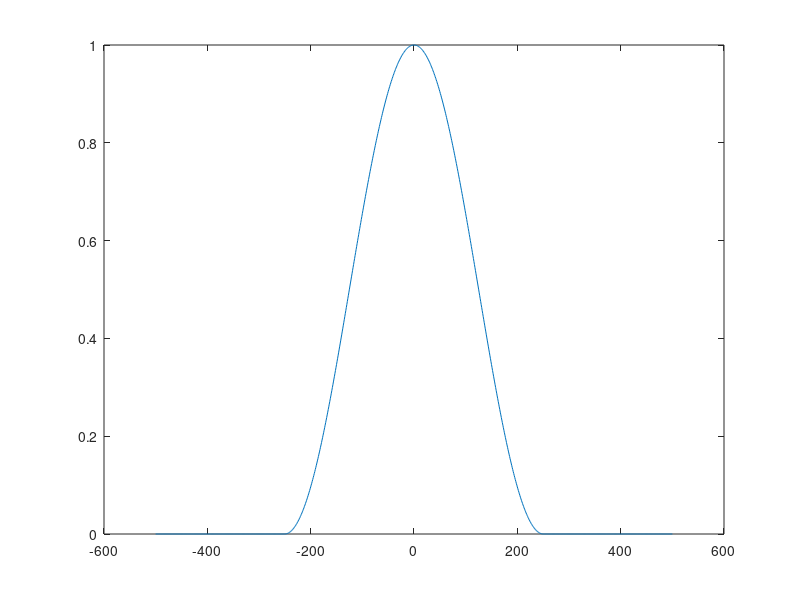
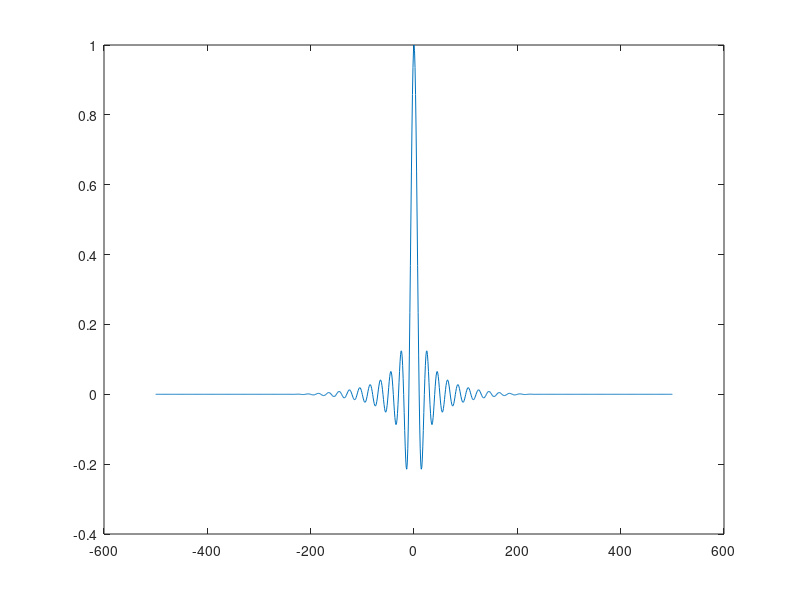
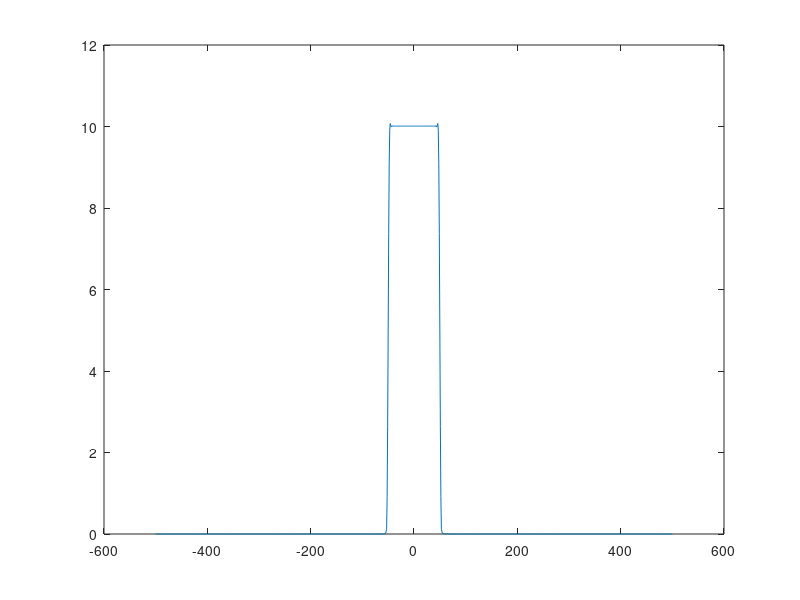

The MATLAB source for these figures, in order:
%1.2.2
N = 1001;
T = 100;
N1 = 500;
Ts = T / N; % 0.0999
Tw = T / 2; % 50

n = -N1:1:N1;
t = n * Ts;

w(1:N) = 0;
for i = 1:N
    if abs(i - N1) <= (Tw / 2) * (1/Ts) 
        w(1, i) = (1/2) * (1 + cos(2 * pi * abs(t(1, i)) / Tw));
    end
end

% (a)
figure;
plot(n, w);

% (b)

x(1:N) = 0;
y(1:N) = 0;
for i = 1:N
   x(1, i) = sin(pi * t(1, i)) / (pi * t(1, i));
   
   % find(isnan(x)) returns ans = 501
   % i.e. x(1, 501) = NaN
   if i == N1 + 1 % i == 501
       x(1, i) = 1;
   end
   y(1, i) = x(1, i) * w(1, i);
end

figure;
plot(n, y);

% (c)
Y = fft(y, N);
figure;
plot(n, fftshift(abs(Y)));